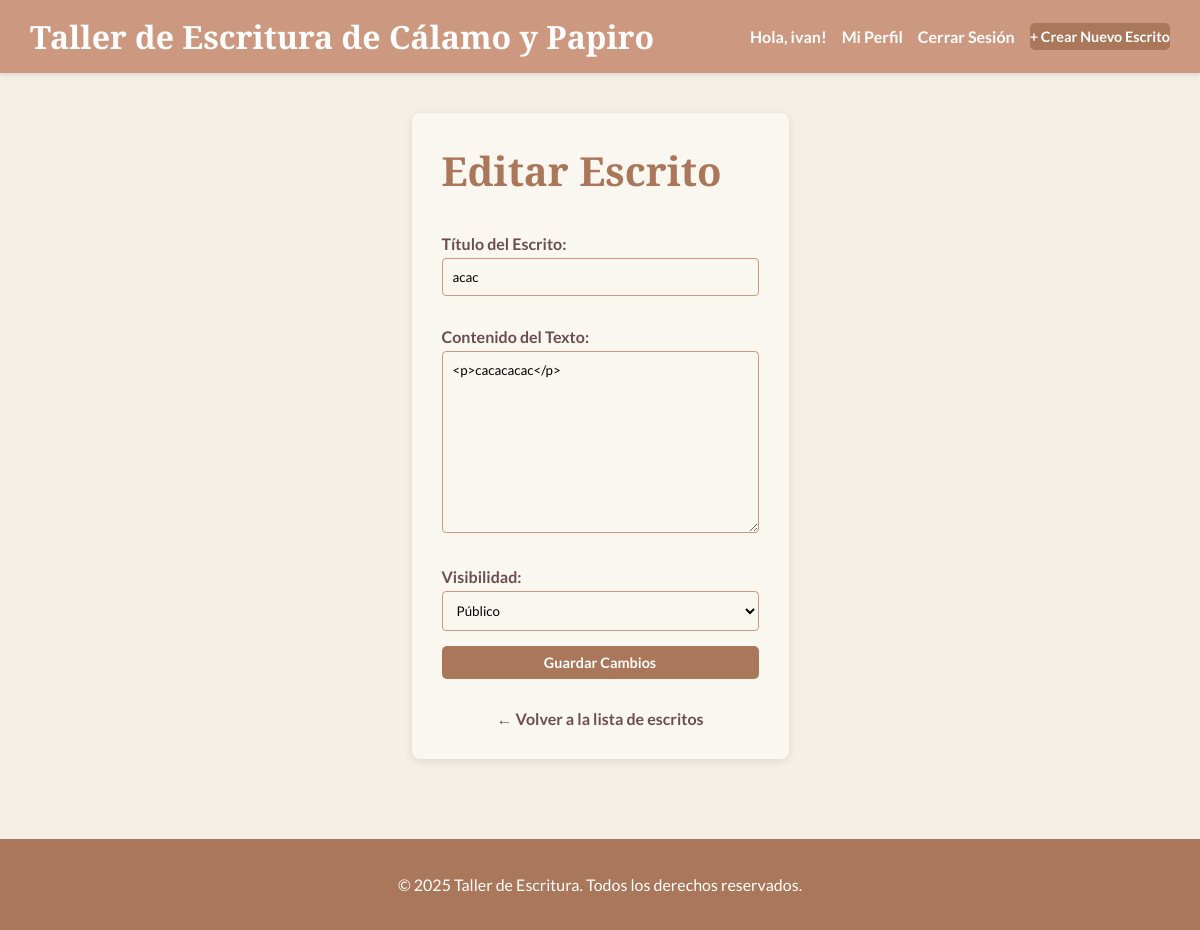
Screenshot of /escritura/8/editar/ (signed in) with the database file from the repository.
### escritura/models.py (models this page shows, shortened)
class Escrito(models.Model):
    ESTADO_CHOICES = [
        ('BORRADOR', 'Borrador'),
        ('PRIVADO', 'Privado'),
        ('PUBLICO', 'Público'),
    ]
    autor = models.ForeignKey(User, on_delete=models.CASCADE, related_name='escritos')
    titulo = models.CharField(max_length=200)
    contenido = RichTextUploadingField() # MODIFICADO: Usa RichTextUploadingField para permitir subir archivos
    fecha_creacion = models.DateTimeField(auto_now_add=True)
    fecha_actualizacion = models.DateTimeField(auto_now=True)
    estado = models.CharField(max_length=10, choices=ESTADO_CHOICES, default='BORRADOR')
    notificacion_enviada = models.BooleanField(default=False, verbose_name="Notificación Enviada")
    class Meta:
        ordering = ['-fecha_creacion']
        verbose_name = "Escrito"
        verbose_name_plural = "Escritos"

### escritura/views.py (the view)
# urls.py: path('<int:pk>/editar/', views.editar_escrito, name='editar_escrito'),
@login_required # Solo usuarios autenticados pueden acceder.
def editar_escrito(request, pk):
    escrito = get_object_or_404(Escrito, pk=pk)
    if request.user != escrito.autor:
        raise Http404("No tienes permiso para editar este escrito.")
    if request.method == 'POST':
        form = EscritoForm(request.POST, instance=escrito)
        if form.is_valid():
            form.save()
            return redirect('escritura:detalle_escrito', pk=escrito.pk)
    else:
        form = EscritoForm(instance=escrito)
    return render(request, 'escritura/crear_editar_escrito.html', {'form': form, 'es_creacion': False})

### escritura/forms.py
class EscritoForm(forms.ModelForm):
    class Meta:
        model = Escrito
        fields = ['titulo', 'contenido', 'estado']
        labels = {
            'titulo': 'Título del Escrito',
            'contenido': 'Contenido del Texto',
            'estado': 'Visibilidad',
        }

### escritura/templates/escritura/crear_editar_escrito.html (shortened to what this page needs)
{% extends 'base.html' %}
{% block content %}
    <h1 class="page-title">{% if es_creacion %}Crear Nuevo Escrito{% else %}Editar Escrito{% endif %}</h1>
    <form method="post">
        {{ form.as_p }}
        <button type="submit" class="button primary">
            {% if es_creacion %}Publicar Escrito{% else %}Guardar Cambios{% endif %}
        </button>
    </form>
    <a href="{% url 'escritura:lista_escritos' %}" class="back-link">← Volver a la lista de escritos</a>
{% endblock %}

### taller_escritura/templates/base.html (shortened to what this page needs)
{% load static %}
<!DOCTYPE html>
<html lang="es">
<head>
    <link rel="stylesheet" href="{% static 'css/main.css' %}">
</head>
<body>
    <header class="main-header">
        <nav class="main-nav">
            <div class="logo">
                <a href="{% url 'escritura:lista_escritos' %}">Taller de Escritura de Cálamo y Papiro</a>
            </div>
            <ul class="nav-links">
                {% if user.is_authenticated %}
                    <li><span class="welcome-message">Hola, {{ user.username }}!</span></li>
                    <li><a href="{% url 'escritura:perfil_usuario' %}">Mi Perfil</a></li>
                    <li>
                        <form method="post" action="{% url 'logout' %}" style="display: inline;">
                            <button type="submit" class="nav-link-button">Cerrar Sesión</button>
                        </form>
                    </li>
                    <li><a href="{% url 'escritura:crear_escrito' %}" class="button primary">+ Crear Nuevo Escrito</a></li>
                {% else %}
                    <li><a href="{% url 'login' %}" class="button">Iniciar Sesión</a></li>
                    <li><a href="{% url 'escritura:registro' %}" class="button secondary">Registrarse</a></li>
                {% endif %}
            </ul>
        </nav>
    </header>
    <main class="container">
        {% block content %}
        {% endblock %}
    </main>
    <footer class="main-footer">
        <p>© 2025 Taller de Escritura. Todos los derechos reservados.</p>
    </footer>
</body>
</html>

### static/css/main.css (style rules this page uses)
body { font-family: 'Lato', sans-serif; margin: 0; background-color: #F5EFE6; color: #333333; display: flex; flex-direction: column; min-height: 100vh; }
.container { max-width: 800px; margin: 20px auto; background-color: #FAF7F0; padding: 20px; border-radius: 8px; box-shadow: 0 2px 8px rgba(0, 0, 0, 0.1); flex-grow: 1; box-sizing: border-box; }
h1, h2, h3, h4, h5, h6 { font-family: 'Playfair Display', serif; color: #AA775A; margin-top: 0; margin-bottom: 20px; }
a { color: #6B4F4F; text-decoration: none; }
.button { background-color: #AA775A; color: white; padding: 8px 15px; border: none; border-radius: 5px; cursor: pointer; font-size: 0.9em; text-decoration: none; font-weight: bold; display: inline-block; text-align: center; transition: background-color 0.3s ease; font-family: 'Lato', sans-serif; }
.button.primary { background-color: #AA775A; }
.main-header { background-color: #CC9980; color: white; padding: 15px 20px; box-shadow: 0 2px 4px rgba(0, 0, 0, 0.1); }
.main-nav { display: flex; flex-wrap: wrap; justify-content: space-between; align-items: center; max-width: 1200px; margin: 0 auto; }
.logo { flex-basis: 100%; text-align: center; margin-bottom: 10px; }
.logo a { color: white; font-size: 1.8em; font-weight: bold; text-decoration: none; display: block; font-family: 'Playfair Display', serif; }
.nav-links { list-style: none; margin: 0; padding: 0; display: flex; flex-wrap: wrap; justify-content: center; gap: 15px; align-items: center; width: 100%; }
.nav-links li { margin: 0; }
.nav-links a, .nav-links span { color: white; text-decoration: none; font-weight: bold; padding: 5px 0; white-space: nowrap; font-family: 'Lato', sans-serif; }
.welcome-message { font-weight: bold; margin-right: 0; color: white; font-family: 'Lato', sans-serif; }
.main-footer { background-color: #AA775A; color: white; text-align: center; padding: 20px; margin-top: 40px; font-family: 'Lato', sans-serif; }
form { display: flex; flex-direction: column; }
form p { margin-bottom: 15px; }
form p label { display: block; margin-bottom: 5px; font-weight: bold; color: #6B4F4F; font-family: 'Lato', sans-serif; }
input[type="text"], input[type="password"], input[type="email"], select, textarea { font-family: 'Lato', sans-serif; width: 100%; padding: 10px; border: 1px solid #CC9980; border-radius: 4px; box-sizing: border-box; background-color: #FAF7F0; }
textarea { resize: vertical; min-height: 150px; }
.back-link { display: block; margin-top: 30px; text-align: center; text-decoration: none; color: #6B4F4F; font-weight: bold; font-family: 'Lato', sans-serif; }
@media (min-width: 600px) { .container { padding: 30px; } }
@media (min-width: 600px) { .main-header { padding: 15px 30px; } }
@media (min-width: 600px) { .logo { flex-basis: auto; text-align: left; margin-bottom: 0; } }
@media (min-width: 600px) { .nav-links { justify-content: flex-end; width: auto; } }
@media (min-width: 992px) { .container { margin-top: 40px; margin-bottom: 40px; } }
@media (min-width: 992px) { h1 { font-size: 2.5em; } }
@media (min-width: 992px) { .logo a { font-size: 2em; } }
.nav-link-button { background: none; border: none; padding: 0; margin: 0; cursor: pointer; font-family: inherit; color: white; text-decoration: none; font-weight: bold; font-size: 1em; }

### rows the page displays
Escrito: titulo "acac", contenido "<p>cacacacac</p>", estado "Público"

### other values shown
{{ user.username }} "ivan"
